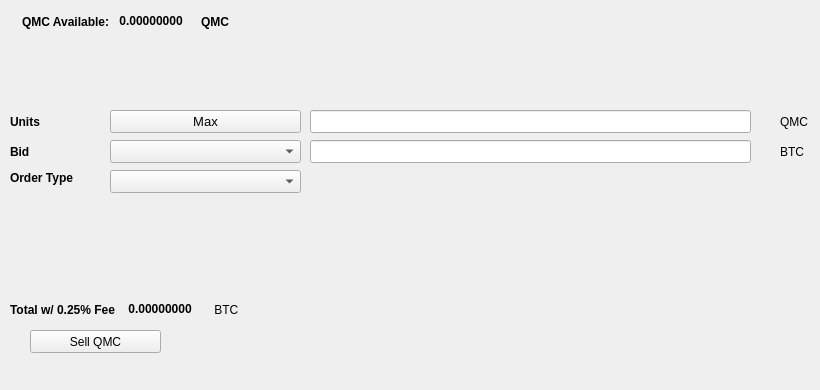
   <widget class="QWidget" name="SellTab">
    <attribute name="title">
     <string>Sell</string>
    </attribute>
    <widget class="QLabel" name="label_16">
     <property name="geometry">
      <rect>
       <x>780</x>
       <y>140</y>
       <width>31</width>
       <height>23</height>
      </rect>
     </property>
     <property name="text">
      <string>BTC</string>
     </property>
    </widget>
    <widget class="QComboBox" name="SellBidcomboBox">
     <property name="geometry">
      <rect>
       <x>110</x>
       <y>140</y>
       <width>191</width>
       <height>23</height>
      </rect>
     </property>
     <property name="font">
      <font>
       <pointsize>10</pointsize>
      </font>
     </property>
    </widget>
    <widget class="QLabel" name="label_18">
     <property name="geometry">
      <rect>
       <x>10</x>
       <y>110</y>
       <width>46</width>
       <height>23</height>
      </rect>
     </property>
     <property name="font">
      <font>
       <weight>75</weight>
       <bold>true</bold>
      </font>
     </property>
     <property name="text">
      <string>Units</string>
     </property>
    </widget>
    <widget class="QPushButton" name="Sell_Max_Amount">
     <property name="geometry">
      <rect>
       <x>110</x>
       <y>110</y>
       <width>191</width>
       <height>23</height>
      </rect>
     </property>
     <property name="font">
      <font>
       <pointsize>10</pointsize>
      </font>
     </property>
     <property name="text">
      <string>Max</string>
     </property>
    </widget>
    <widget class="QLabel" name="label_20">
     <property name="geometry">
      <rect>
       <x>10</x>
       <y>170</y>
       <width>91</width>
       <height>16</height>
      </rect>
     </property>
     <property name="font">
      <font>
       <weight>75</weight>
       <bold>true</bold>
      </font>
     </property>
     <property name="text">
      <string>Order Type</string>
     </property>
    </widget>
    <widget class="QComboBox" name="SellOrdertypeCombo">
     <property name="geometry">
      <rect>
       <x>110</x>
       <y>170</y>
       <width>191</width>
       <height>23</height>
      </rect>
     </property>
     <property name="font">
      <font>
       <pointsize>10</pointsize>
      </font>
     </property>
    </widget>
    <widget class="QLabel" name="label_21">
     <property name="geometry">
      <rect>
       <x>10</x>
       <y>140</y>
       <width>46</width>
       <height>23</height>
      </rect>
     </property>
     <property name="font">
      <font>
       <weight>75</weight>
       <bold>true</bold>
      </font>
     </property>
     <property name="text">
      <string>Bid</string>
     </property>
    </widget>
    <widget class="QLabel" name="label_22">
     <property name="geometry">
      <rect>
       <x>780</x>
       <y>110</y>
       <width>31</width>
       <height>23</height>
      </rect>
     </property>
     <property name="text">
      <string>QMC</string>
     </property>
    </widget>
    <widget class="QLineEdit" name="UnitsInputQMC">
     <property name="geometry">
      <rect>
       <x>310</x>
       <y>110</y>
       <width>441</width>
       <height>23</height>
      </rect>
     </property>
     <property name="font">
      <font>
       <pointsize>9</pointsize>
       <weight>75</weight>
       <bold>true</bold>
      </font>
     </property>
    </widget>
    <widget class="QLineEdit" name="SellBidPriceEdit">
     <property name="geometry">
      <rect>
       <x>310</x>
       <y>140</y>
       <width>441</width>
       <height>23</height>
      </rect>
     </property>
     <property name="font">
      <font>
       <pointsize>9</pointsize>
       <weight>75</weight>
       <bold>true</bold>
      </font>
     </property>
    </widget>
    <widget class="QPushButton" name="SellQMCBTN">
     <property name="geometry">
      <rect>
       <x>30</x>
       <y>330</y>
       <width>131</width>
       <height>23</height>
      </rect>
     </property>
     <property name="text">
      <string>Sell QMC</string>
     </property>
     <property name="icon">
      <iconset resource="../qmc.qrc">
       <normaloff>:/icons/bitcoin</normaloff>:/icons/bitcoin</iconset>
     </property>
    </widget>
    <widget class="QWidget" name="layoutWidget3">
     <property name="geometry">
      <rect>
       <x>22</x>
       <y>12</y>
       <width>258</width>
       <height>19</height>
      </rect>
     </property>
     <layout class="QHBoxLayout" name="horizontalLayout">
      <item>
       <widget class="QLabel" name="label232_2">
        <property name="font">
         <font>
          <weight>75</weight>
          <bold>true</bold>
         </font>
        </property>
        <property name="text">
         <string>QMC Available:</string>
        </property>
       </widget>
      </item>
      <item>
       <widget class="QLabel" name="QMCAvailableLabel">
        <property name="palette">
         <palette>
          <active>
           <colorrole role="WindowText">
            <brush brushstyle="SolidPattern">
             <color alpha="255">
              <red>0</red>
              <green>0</green>
              <blue>0</blue>
             </color>
            </brush>
           </colorrole>
           <colorrole role="Button">
            <brush brushstyle="SolidPattern">
             <color alpha="255">
              <red>0</red>
              <green>170</green>
              <blue>0</blue>
             </color>
            </brush>
           </colorrole>
           <colorrole role="Light">
            <brush brushstyle="SolidPattern">
             <color alpha="255">
              <red>0</red>
              <green>255</green>
              <blue>0</blue>
             </color>
            </brush>
           </colorrole>
           <colorrole role="Midlight">
            <brush brushstyle="SolidPattern">
             <color alpha="255">
              <red>0</red>
              <green>212</green>
              <blue>0</blue>
             </color>
            </brush>
           </colorrole>
           <colorrole role="Dark">
            <brush brushstyle="SolidPattern">
             <color alpha="255">
              <red>0</red>
              <green>85</green>
              <blue>0</blue>
             </color>
            </brush>
           </colorrole>
           <colorrole role="Mid">
            <brush brushstyle="SolidPattern">
             <color alpha="255">
              <red>0</red>
              <green>113</green>
              <blue>0</blue>
             </color>
            </brush>
           </colorrole>
           <colorrole role="Text">
            <brush brushstyle="SolidPattern">
             <color alpha="255">
              <red>0</red>
              <green>170</green>
              <blue>0</blue>
             </color>
            </brush>
           </colorrole>
           <colorrole role="BrightText">
            <brush brushstyle="SolidPattern">
             <color alpha="255">
              <red>255</red>
              <green>255</green>
              <blue>255</blue>
             </color>
            </brush>
           </colorrole>
           <colorrole role="ButtonText">
            <brush brushstyle="SolidPattern">
             <color alpha="255">
              <red>0</red>
              <green>0</green>
              <blue>0</blue>
             </color>
            </brush>
           </colorrole>
           <colorrole role="Base">
            <brush brushstyle="SolidPattern">
             <color alpha="255">
              <red>255</red>
              <green>255</green>
              <blue>255</blue>
             </color>
            </brush>
           </colorrole>
           <colorrole role="Window">
            <brush brushstyle="SolidPattern">
             <color alpha="255">
              <red>0</red>
              <green>170</green>
              <blue>0</blue>
             </color>
            </brush>
           </colorrole>
           <colorrole role="Shadow">
            <brush brushstyle="SolidPattern">
             <color alpha="255">
              <red>0</red>
              <green>0</green>
              <blue>0</blue>
             </color>
            </brush>
           </colorrole>
           <colorrole role="AlternateBase">
            <brush brushstyle="SolidPattern">
             <color alpha="255">
              <red>127</red>
              <green>212</green>
              <blue>127</blue>
             </color>
            </brush>
           </colorrole>
           <colorrole role="ToolTipBase">
            <brush brushstyle="SolidPattern">
             <color alpha="255">
              <red>255</red>
              <green>255</green>
              <blue>220</blue>
             </color>
            </brush>
           </colorrole>
           <colorrole role="ToolTipText">
            <brush brushstyle="SolidPattern">
             <color alpha="255">
              <red>0</red>
              <green>0</green>
              <blue>0</blue>
             </color>
            </brush>
           </colorrole>
          </active>
          <inactive>
           <colorrole role="WindowText">
            <brush brushstyle="SolidPattern">
             <color alpha="255">
              <red>0</red>
              <green>0</green>
              <blue>0</blue>
             </color>
            </brush>
           </colorrole>
           <colorrole role="Button">
            <brush brushstyle="SolidPattern">
             <color alpha="255">
              <red>0</red>
              <green>170</green>
              <blue>0</blue>
             </color>
            </brush>
           </colorrole>
           <colorrole role="Light">
            <brush brushstyle="SolidPattern">
             <color alpha="255">
              <red>0</red>
              <green>255</green>
              <blue>0</blue>
             </color>
            </brush>
           </colorrole>
           <colorrole role="Midlight">
            <brush brushstyle="SolidPattern">
             <color alpha="255">
              <red>0</red>
              <green>212</green>
              <blue>0</blue>
             </color>
            </brush>
           </colorrole>
           <colorrole role="Dark">
            <brush brushstyle="SolidPattern">
             <color alpha="255">
              <red>0</red>
              <green>85</green>
              <blue>0</blue>
             </color>
            </brush>
           </colorrole>
           <colorrole role="Mid">
            <brush brushstyle="SolidPattern">
             <color alpha="255">
              <red>0</red>
              <green>113</green>
              <blue>0</blue>
             </color>
            </brush>
           </colorrole>
           <colorrole role="Text">
            <brush brushstyle="SolidPattern">
             <color alpha="255">
              <red>0</red>
              <green>170</green>
              <blue>0</blue>
             </color>
            </brush>
           </colorrole>
           <colorrole role="BrightText">
            <brush brushstyle="SolidPattern">
             <color alpha="255">
              <red>255</red>
              <green>255</green>
              <blue>255</blue>
             </color>
            </brush>
           </colorrole>
           <colorrole role="ButtonText">
            <brush brushstyle="SolidPattern">
             <color alpha="255">
              <red>0</red>
              <green>0</green>
              <blue>0</blue>
             </color>
            </brush>
           </colorrole>
           <colorrole role="Base">
            <brush brushstyle="SolidPattern">
             <color alpha="255">
              <red>255</red>
              <green>255</green>
              <blue>255</blue>
             </color>
            </brush>
           </colorrole>
           <colorrole role="Window">
            <brush brushstyle="SolidPattern">
             <color alpha="255">
              <red>0</red>
              <green>170</green>
              <blue>0</blue>
             </color>
            </brush>
           </colorrole>
           <colorrole role="Shadow">
            <brush brushstyle="SolidPattern">
             <color alpha="255">
              <red>0</red>
              <green>0</green>
              <blue>0</blue>
             </color>
            </brush>
           </colorrole>
           <colorrole role="AlternateBase">
            <brush brushstyle="SolidPattern">
             <color alpha="255">
              <red>127</red>
              <green>212</green>
              <blue>127</blue>
             </color>
            </brush>
           </colorrole>
           <colorrole role="ToolTipBase">
            <brush brushstyle="SolidPattern">
             <color alpha="255">
              <red>255</red>
              <green>255</green>
              <blue>220</blue>
             </color>
            </brush>
           </colorrole>
           <colorrole role="ToolTipText">
            <brush brushstyle="SolidPattern">
             <color alpha="255">
              <red>0</red>
              <green>0</green>
              <blue>0</blue>
             </color>
            </brush>
           </colorrole>
          </inactive>
          <disabled>
           <colorrole role="WindowText">
            <brush brushstyle="SolidPattern">
             <color alpha="255">
              <red>0</red>
              <green>85</green>
              <blue>0</blue>
             </color>
            </brush>
           </colorrole>
           <colorrole role="Button">
            <brush brushstyle="SolidPattern">
             <color alpha="255">
              <red>0</red>
              <green>170</green>
              <blue>0</blue>
             </color>
            </brush>
           </colorrole>
           <colorrole role="Light">
            <brush brushstyle="SolidPattern">
             <color alpha="255">
              <red>0</red>
              <green>255</green>
              <blue>0</blue>
             </color>
            </brush>
           </colorrole>
           <colorrole role="Midlight">
            <brush brushstyle="SolidPattern">
             <color alpha="255">
              <red>0</red>
              <green>212</green>
              <blue>0</blue>
             </color>
            </brush>
           </colorrole>
           <colorrole role="Dark">
            <brush brushstyle="SolidPattern">
             <color alpha="255">
              <red>0</red>
              <green>85</green>
              <blue>0</blue>
             </color>
            </brush>
           </colorrole>
           <colorrole role="Mid">
            <brush brushstyle="SolidPattern">
             <color alpha="255">
              <red>0</red>
              <green>113</green>
              <blue>0</blue>
             </color>
            </brush>
           </colorrole>
           <colorrole role="Text">
            <brush brushstyle="SolidPattern">
             <color alpha="255">
              <red>0</red>
              <green>85</green>
              <blue>0</blue>
             </color>
            </brush>
           </colorrole>
           <colorrole role="BrightText">
            <brush brushstyle="SolidPattern">
             <color alpha="255">
              <red>255</red>
              <green>255</green>
              <blue>255</blue>
             </color>
            </brush>
           </colorrole>
           <colorrole role="ButtonText">
            <brush brushstyle="SolidPattern">
             <color alpha="255">
              <red>0</red>
              <green>85</green>
              <blue>0</blue>
             </color>
            </brush>
           </colorrole>
           <colorrole role="Base">
            <brush brushstyle="SolidPattern">
             <color alpha="255">
              <red>0</red>
              <green>170</green>
              <blue>0</blue>
             </color>
            </brush>
           </colorrole>
           <colorrole role="Window">
            <brush brushstyle="SolidPattern">
             <color alpha="255">
              <red>0</red>
              <green>170</green>
              <blue>0</blue>
             </color>
            </brush>
           </colorrole>
           <colorrole role="Shadow">
            <brush brushstyle="SolidPattern">
             <color alpha="255">
              <red>0</red>
              <green>0</green>
              <blue>0</blue>
             </color>
            </brush>
           </colorrole>
           <colorrole role="AlternateBase">
            <brush brushstyle="SolidPattern">
             <color alpha="255">
              <red>0</red>
              <green>170</green>
              <blue>0</blue>
             </color>
            </brush>
           </colorrole>
           <colorrole role="ToolTipBase">
            <brush brushstyle="SolidPattern">
             <color alpha="255">
              <red>255</red>
              <green>255</green>
              <blue>220</blue>
             </color>
            </brush>
           </colorrole>
           <colorrole role="ToolTipText">
            <brush brushstyle="SolidPattern">
             <color alpha="255">
              <red>0</red>
              <green>0</green>
              <blue>0</blue>
             </color>
            </brush>
           </colorrole>
          </disabled>
         </palette>
        </property>
        <property name="font">
         <font>
          <weight>75</weight>
          <bold>true</bold>
         </font>
        </property>
        <property name="text">
         <string> 0.00000000 </string>
        </property>
        <property name="textInteractionFlags">
         <set>Qt::LinksAccessibleByMouse|Qt::TextSelectableByKeyboard|Qt::TextSelectableByMouse</set>
        </property>
       </widget>
      </item>
      <item>
       <widget class="QLabel" name="labelQMC">
        <property name="font">
         <font>
          <weight>75</weight>
          <bold>true</bold>
         </font>
        </property>
        <property name="text">
         <string>QMC</string>
        </property>
       </widget>
      </item>
     </layout>
    </widget>
    <widget class="QWidget" name="layoutWidget">
     <property name="geometry">
      <rect>
       <x>10</x>
       <y>300</y>
       <width>280</width>
       <height>19</height>
      </rect>
     </property>
     <layout class="QHBoxLayout" name="horizontalLayout_2">
      <item>
       <widget class="QLabel" name="label_19">
        <property name="font">
         <font>
          <weight>75</weight>
          <bold>true</bold>
         </font>
        </property>
        <property name="text">
         <string>Total w/ 0.25% Fee </string>
        </property>
       </widget>
      </item>
      <item>
       <widget class="QLabel" name="SellCostLabel">
        <property name="palette">
         <palette>
          <active>
           <colorrole role="WindowText">
            <brush brushstyle="SolidPattern">
             <color alpha="255">
              <red>0</red>
              <green>0</green>
              <blue>0</blue>
             </color>
            </brush>
           </colorrole>
           <colorrole role="Button">
            <brush brushstyle="SolidPattern">
             <color alpha="255">
              <red>0</red>
              <green>170</green>
              <blue>0</blue>
             </color>
            </brush>
           </colorrole>
           <colorrole role="Light">
            <brush brushstyle="SolidPattern">
             <color alpha="255">
              <red>0</red>
              <green>255</green>
              <blue>0</blue>
             </color>
            </brush>
           </colorrole>
           <colorrole role="Midlight">
            <brush brushstyle="SolidPattern">
             <color alpha="255">
              <red>0</red>
              <green>212</green>
              <blue>0</blue>
             </color>
            </brush>
           </colorrole>
           <colorrole role="Dark">
            <brush brushstyle="SolidPattern">
             <color alpha="255">
              <red>0</red>
              <green>85</green>
              <blue>0</blue>
             </color>
            </brush>
           </colorrole>
           <colorrole role="Mid">
            <brush brushstyle="SolidPattern">
             <color alpha="255">
              <red>0</red>
              <green>113</green>
              <blue>0</blue>
             </color>
            </brush>
           </colorrole>
           <colorrole role="Text">
            <brush brushstyle="SolidPattern">
             <color alpha="255">
              <red>0</red>
              <green>170</green>
              <blue>0</blue>
             </color>
            </brush>
           </colorrole>
           <colorrole role="BrightText">
            <brush brushstyle="SolidPattern">
             <color alpha="255">
              <red>255</red>
              <green>255</green>
              <blue>255</blue>
             </color>
            </brush>
           </colorrole>
           <colorrole role="ButtonText">
            <brush brushstyle="SolidPattern">
             <color alpha="255">
              <red>0</red>
              <green>0</green>
              <blue>0</blue>
             </color>
            </brush>
           </colorrole>
           <colorrole role="Base">
            <brush brushstyle="SolidPattern">
             <color alpha="255">
              <red>255</red>
              <green>255</green>
              <blue>255</blue>
             </color>
            </brush>
           </colorrole>
           <colorrole role="Window">
            <brush brushstyle="SolidPattern">
             <color alpha="255">
              <red>0</red>
              <green>170</green>
              <blue>0</blue>
             </color>
            </brush>
           </colorrole>
           <colorrole role="Shadow">
            <brush brushstyle="SolidPattern">
             <color alpha="255">
              <red>0</red>
              <green>0</green>
              <blue>0</blue>
             </color>
            </brush>
           </colorrole>
           <colorrole role="AlternateBase">
            <brush brushstyle="SolidPattern">
             <color alpha="255">
              <red>127</red>
              <green>212</green>
              <blue>127</blue>
             </color>
            </brush>
           </colorrole>
           <colorrole role="ToolTipBase">
            <brush brushstyle="SolidPattern">
             <color alpha="255">
              <red>255</red>
              <green>255</green>
              <blue>220</blue>
             </color>
            </brush>
           </colorrole>
           <colorrole role="ToolTipText">
            <brush brushstyle="SolidPattern">
             <color alpha="255">
              <red>0</red>
              <green>0</green>
              <blue>0</blue>
             </color>
            </brush>
           </colorrole>
          </active>
          <inactive>
           <colorrole role="WindowText">
            <brush brushstyle="SolidPattern">
             <color alpha="255">
              <red>0</red>
              <green>0</green>
              <blue>0</blue>
             </color>
            </brush>
           </colorrole>
           <colorrole role="Button">
            <brush brushstyle="SolidPattern">
             <color alpha="255">
              <red>0</red>
              <green>170</green>
              <blue>0</blue>
             </color>
            </brush>
           </colorrole>
           <colorrole role="Light">
            <brush brushstyle="SolidPattern">
             <color alpha="255">
              <red>0</red>
              <green>255</green>
              <blue>0</blue>
             </color>
            </brush>
           </colorrole>
           <colorrole role="Midlight">
            <brush brushstyle="SolidPattern">
             <color alpha="255">
              <red>0</red>
              <green>212</green>
              <blue>0</blue>
             </color>
            </brush>
           </colorrole>
           <colorrole role="Dark">
            <brush brushstyle="SolidPattern">
             <color alpha="255">
              <red>0</red>
              <green>85</green>
              <blue>0</blue>
             </color>
            </brush>
           </colorrole>
           <colorrole role="Mid">
            <brush brushstyle="SolidPattern">
             <color alpha="255">
              <red>0</red>
              <green>113</green>
              <blue>0</blue>
             </color>
            </brush>
           </colorrole>
           <colorrole role="Text">
            <brush brushstyle="SolidPattern">
             <color alpha="255">
              <red>0</red>
              <green>170</green>
              <blue>0</blue>
             </color>
            </brush>
           </colorrole>
           <colorrole role="BrightText">
            <brush brushstyle="SolidPattern">
             <color alpha="255">
              <red>255</red>
              <green>255</green>
              <blue>255</blue>
             </color>
            </brush>
           </colorrole>
           <colorrole role="ButtonText">
            <brush brushstyle="SolidPattern">
             <color alpha="255">
              <red>0</red>
              <green>0</green>
              <blue>0</blue>
             </color>
            </brush>
           </colorrole>
           <colorrole role="Base">
            <brush brushstyle="SolidPattern">
             <color alpha="255">
              <red>255</red>
              <green>255</green>
              <blue>255</blue>
             </color>
            </brush>
           </colorrole>
           <colorrole role="Window">
            <brush brushstyle="SolidPattern">
             <color alpha="255">
              <red>0</red>
              <green>170</green>
              <blue>0</blue>
             </color>
            </brush>
           </colorrole>
           <colorrole role="Shadow">
            <brush brushstyle="SolidPattern">
             <color alpha="255">
              <red>0</red>
              <green>0</green>
              <blue>0</blue>
             </color>
            </brush>
           </colorrole>
           <colorrole role="AlternateBase">
            <brush brushstyle="SolidPattern">
             <color alpha="255">
              <red>127</red>
              <green>212</green>
              <blue>127</blue>
             </color>
            </brush>
           </colorrole>
           <colorrole role="ToolTipBase">
            <brush brushstyle="SolidPattern">
             <color alpha="255">
              <red>255</red>
              <green>255</green>
              <blue>220</blue>
             </color>
            </brush>
           </colorrole>
           <colorrole role="ToolTipText">
            <brush brushstyle="SolidPattern">
             <color alpha="255">
              <red>0</red>
              <green>0</green>
              <blue>0</blue>
             </color>
            </brush>
           </colorrole>
          </inactive>
          <disabled>
           <colorrole role="WindowText">
            <brush brushstyle="SolidPattern">
             <color alpha="255">
              <red>0</red>
              <green>85</green>
              <blue>0</blue>
             </color>
            </brush>
           </colorrole>
           <colorrole role="Button">
            <brush brushstyle="SolidPattern">
             <color alpha="255">
              <red>0</red>
              <green>170</green>
              <blue>0</blue>
             </color>
            </brush>
           </colorrole>
           <colorrole role="Light">
            <brush brushstyle="SolidPattern">
             <color alpha="255">
              <red>0</red>
              <green>255</green>
              <blue>0</blue>
             </color>
            </brush>
           </colorrole>
           <colorrole role="Midlight">
            <brush brushstyle="SolidPattern">
             <color alpha="255">
              <red>0</red>
              <green>212</green>
              <blue>0</blue>
             </color>
            </brush>
           </colorrole>
           <colorrole role="Dark">
            <brush brushstyle="SolidPattern">
             <color alpha="255">
              <red>0</red>
              <green>85</green>
              <blue>0</blue>
             </color>
            </brush>
           </colorrole>
           <colorrole role="Mid">
            <brush brushstyle="SolidPattern">
             <color alpha="255">
              <red>0</red>
              <green>113</green>
              <blue>0</blue>
             </color>
            </brush>
           </colorrole>
           <colorrole role="Text">
            <brush brushstyle="SolidPattern">
             <color alpha="255">
              <red>0</red>
              <green>85</green>
              <blue>0</blue>
             </color>
            </brush>
           </colorrole>
           <colorrole role="BrightText">
            <brush brushstyle="SolidPattern">
             <color alpha="255">
              <red>255</red>
              <green>255</green>
              <blue>255</blue>
             </color>
            </brush>
           </colorrole>
           <colorrole role="ButtonText">
            <brush brushstyle="SolidPattern">
             <color alpha="255">
              <red>0</red>
              <green>85</green>
              <blue>0</blue>
             </color>
            </brush>
           </colorrole>
           <colorrole role="Base">
            <brush brushstyle="SolidPattern">
             <color alpha="255">
              <red>0</red>
              <green>170</green>
              <blue>0</blue>
             </color>
            </brush>
           </colorrole>
           <colorrole role="Window">
            <brush brushstyle="SolidPattern">
             <color alpha="255">
              <red>0</red>
              <green>170</green>
              <blue>0</blue>
             </color>
            </brush>
           </colorrole>
           <colorrole role="Shadow">
            <brush brushstyle="SolidPattern">
             <color alpha="255">
              <red>0</red>
              <green>0</green>
              <blue>0</blue>
             </color>
            </brush>
           </colorrole>
           <colorrole role="AlternateBase">
            <brush brushstyle="SolidPattern">
             <color alpha="255">
              <red>0</red>
              <green>170</green>
              <blue>0</blue>
             </color>
            </brush>
           </colorrole>
           <colorrole role="ToolTipBase">
            <brush brushstyle="SolidPattern">
             <color alpha="255">
              <red>255</red>
              <green>255</green>
              <blue>220</blue>
             </color>
            </brush>
           </colorrole>
           <colorrole role="ToolTipText">
            <brush brushstyle="SolidPattern">
             <color alpha="255">
              <red>0</red>
              <green>0</green>
              <blue>0</blue>
             </color>
            </brush>
           </colorrole>
          </disabled>
         </palette>
        </property>
        <property name="font">
         <font>
          <weight>75</weight>
          <bold>true</bold>
         </font>
        </property>
        <property name="autoFillBackground">
         <bool>false</bool>
        </property>
        <property name="text">
         <string> 0.00000000</string>
        </property>
        <property name="textInteractionFlags">
         <set>Qt::LinksAccessibleByMouse|Qt::TextSelectableByMouse</set>
        </property>
       </widget>
      </item>
      <item>
       <widget class="QLabel" name="label_17">
        <property name="font">
         <font>
          <weight>50</weight>
          <bold>false</bold>
         </font>
        </property>
        <property name="text">
         <string> BTC</string>
        </property>
       </widget>
      </item>
     </layout>
    </widget>
    <widget class="QLabel" name="label_23">
     <property name="geometry">
      <rect>
       <x>460</x>
       <y>300</y>
       <width>281</width>
       <height>81</height>
      </rect>
     </property>
     <property name="text">
      <string/>
     </property>
     <property name="pixmap">
      <pixmap>:/images/bittrex</pixmap>
     </property>
    </widget>
   </widget>
